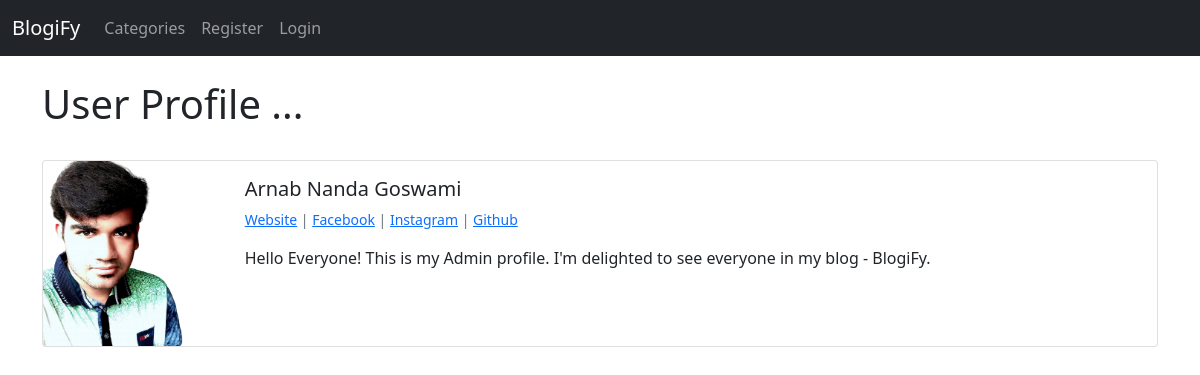
Screenshot of /members/5/profile/ with the database file from the repository.
### myblogify/models.py (models this page shows, shortened)
class Profile(models.Model):
    user = models.OneToOneField(User, null=True, on_delete=models.CASCADE)
    bio = models.TextField()
    profile_pic = models.ImageField(null=True, blank=True, upload_to = "images/profile/")
    website_url = models.CharField(max_length=255, null=True, blank=True)
    facebook_url = models.CharField(max_length=255, null=True, blank=True)
    instagram_url = models.CharField(max_length=255, null=True, blank=True)
    github_url = models.CharField(max_length=255, null=True, blank=True)
    twitter_url = models.CharField(max_length=255, null=True, blank=True)

### members/views.py (the view)
# urls.py: path('<int:pk>/profile/', ShowProfilePageView.as_view(), name = 'show_profile_page'),
class ShowProfilePageView(DetailView):
    model = Profile
    template_name = 'registration/user_profile.html'
    def get_context_data(self, *args, **kwargs):
        users = Profile.objects.all()
        context = super(ShowProfilePageView, self).get_context_data(*args, **kwargs)
        page_user = get_object_or_404(Profile, id = self.kwargs['pk'])
        context["page_user"] = page_user
        return context

### members/templates/registration/user_profile.html (shortened to what this page needs)
<!DOCTYPE html>
<html lang="en">
<head>
</head>
<body>
    {% extends 'base.html' %}
    {% load static %}
    {% block content %}
    <h1>User Profile ...</h1>
    <br>
    <div class="card mb-3">
      <div class="row g-0">
      {% if page_user.profile_pic %}
        <div class="col-md-2">
          <img src="{{ page_user.profile_pic.url }}" class="img-fluid rounded-start" alt="...">
        </div>
      {% else %}
        <div class="col-md-2">
          <img src="{% static 'myblogify/images/img.jpg' %}" class="img-fluid rounded-start" alt="...">
        </div>
      {% endif %}
        <div class="col-md-10">
          <div class="card-body">
            <h5 class="card-title">{{ page_user.user.first_name }} {{ page_user.user.last_name }}</h5>
              <p class="small text-muted">
                  {% if page_user.website_url %}
                    <a href="{{ page_user.website_url }}">Website</a>
                  {% endif %}
                  {% if page_user.facebook_url %}
                    | <a href="{{ page_user.facebook_url }}">Facebook</a>
                  {% endif %}
                  {% if page_user.instagram_url %}
                    | <a href="{{ page_user.instagram_url }}">Instagram</a>
                  {% endif %}
                  {% if page_user.github_url %}
                    | <a href="{{ page_user.github_url }}">Github</a>
                  {% endif %}
              </p>
            <p class="card-text">{{ page_user.bio }}</p>
          </div>
        </div>
      </div>
    </div>
    {% endblock %}

### rows the page displays
Profile: profile_pic (picture), user.first_name "Arnab", user.last_name "Nanda Goswami", bio "Hello Everyone! This is my Admin profile. I'm delighted to see everyone in my blog - BlogiFy."
